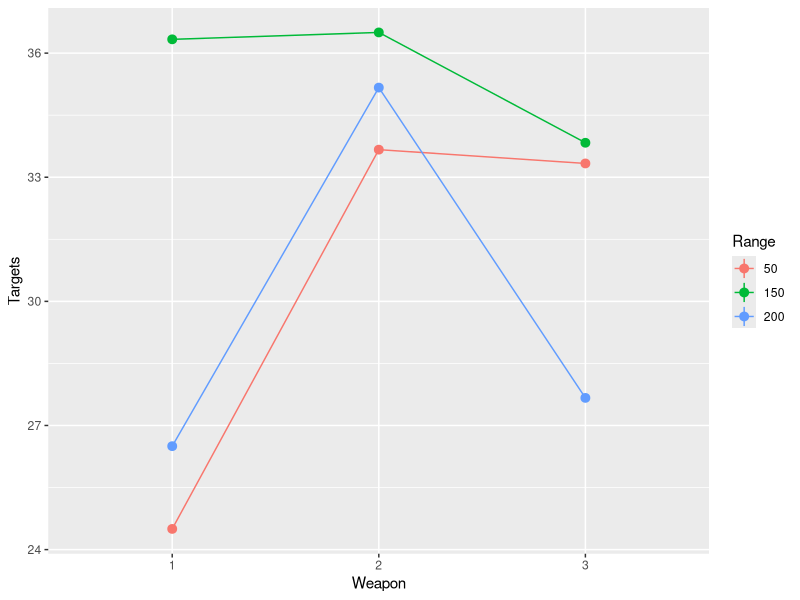
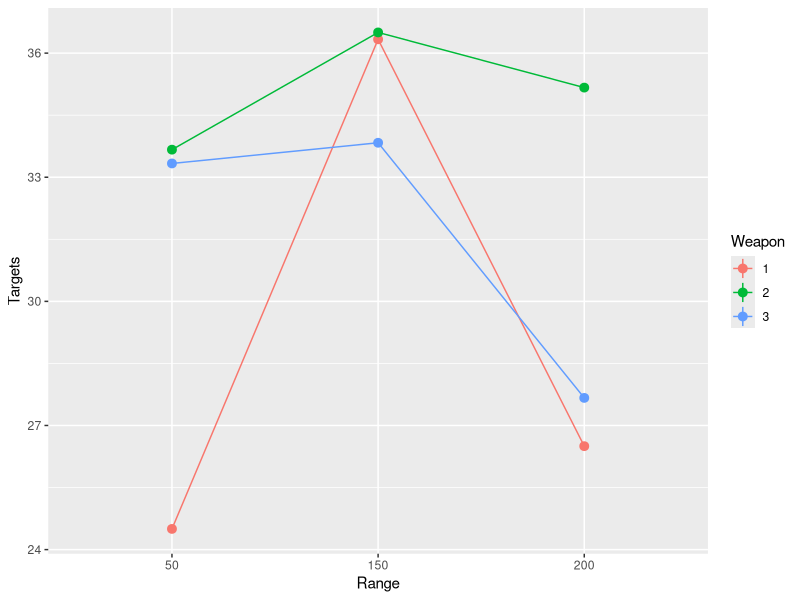
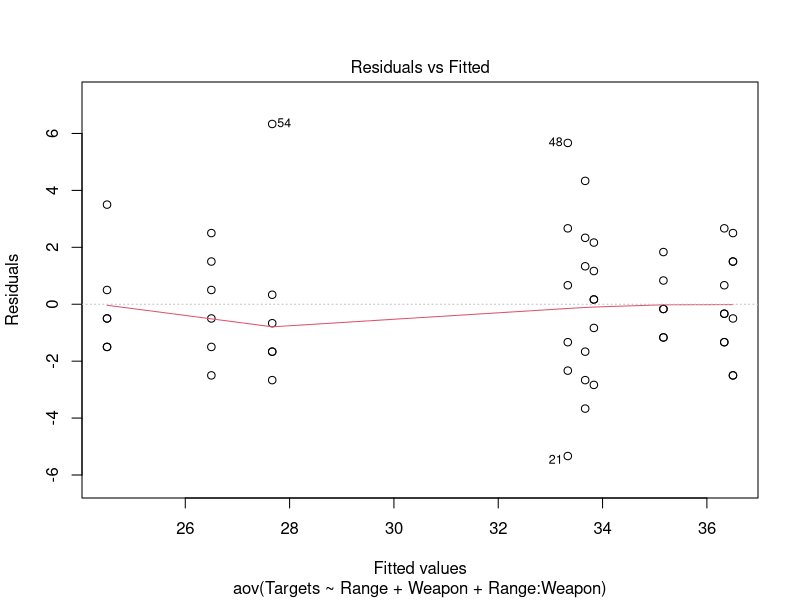
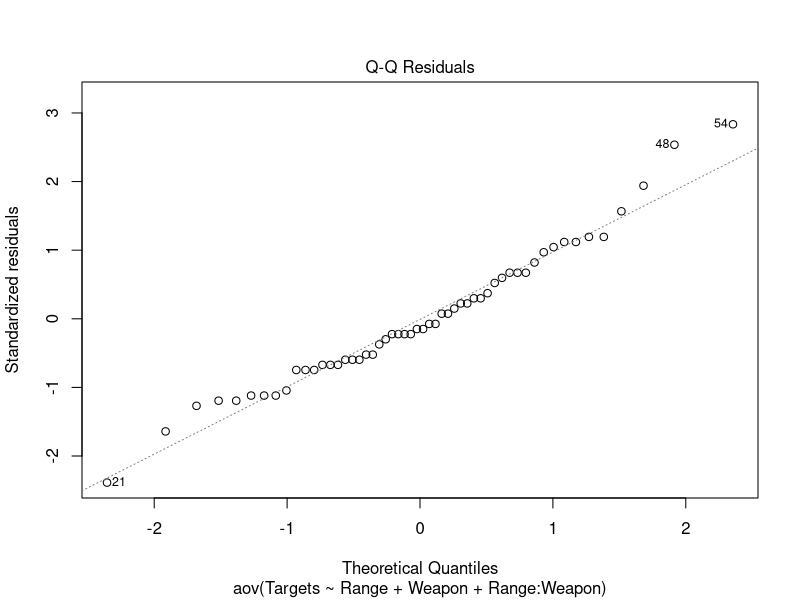
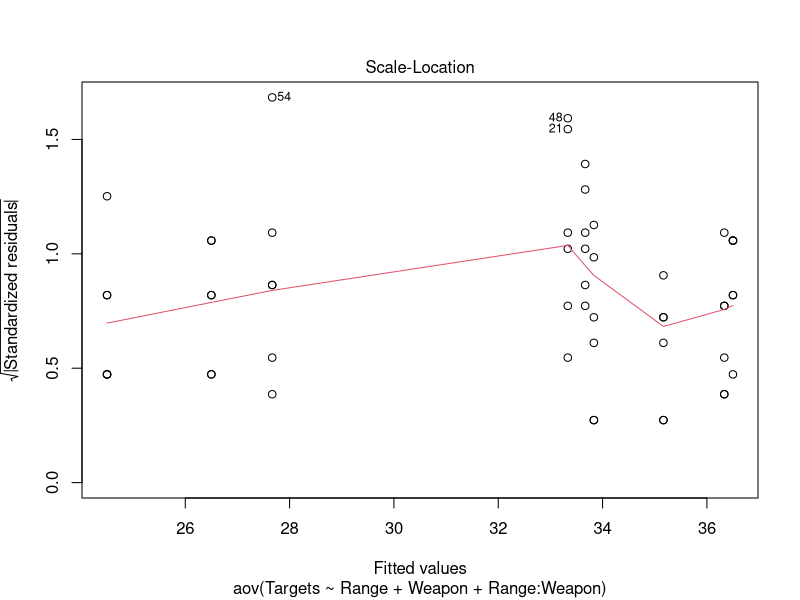
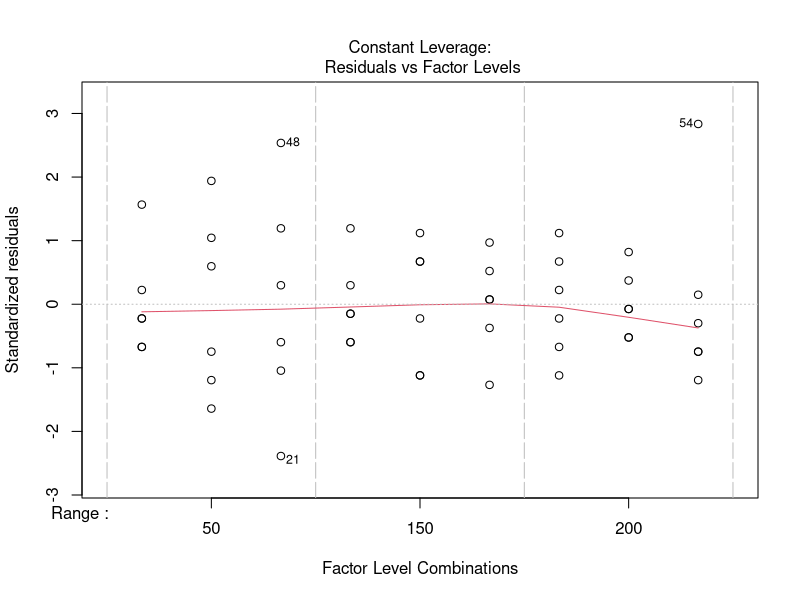
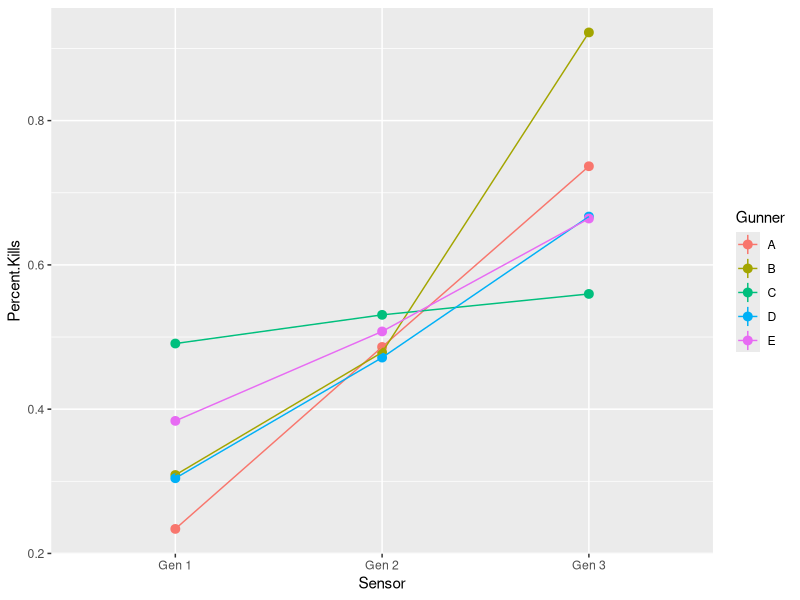
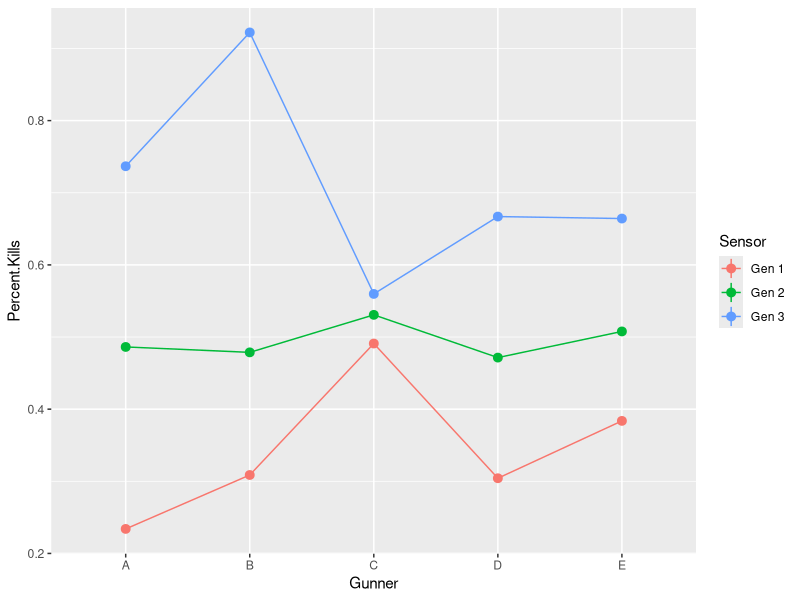

The R script that drew these images, in order:
## ---- chunk 1
knitr::opts_chunk$set(echo = TRUE)
## ---- chunk 2
library(tidyverse)
## ---- chunk 3
# Read the data
wr <- read.csv('./weapon_range.csv')
# Ensuring you keep the range and weapon system as a factor vs. a number 
# Enables more appropriate visualization
wr$Range <- as.factor(wr$Range)
wr$Weapon <- as.factor(wr$Weapon)

summary(wr)
# Factor A: Range with 3 levels
# Factor B: Weapon with 3 levels
# There are 6 replicates per treatment combination
## ---- chunk 4
# Produce a trace plot.  You can do this in a number of ways, on the example I
# powered through with formatting the data to get the means and then using geom_point and geom_segement
# but these stat summary functions are super useful

# This provides you with the x and y axis; you need the group aesthetic to appropriately 
# do the grouping for the summary statistics
ggplot(data = wr, aes(x = Weapon, y = Targets, color = Range, group = Range)) + 
  # Plot the means as points
  stat_summary(fun = 'mean') +
  # "Connect the dots
  stat_summary(fun = 'mean', geom = 'line')

# This is the same plot, but with 
ggplot(data = wr, aes(x = Range, y = Targets, color = Weapon, group = Weapon)) + 
  stat_summary(fun = 'mean') + 
  stat_summary(fun = 'mean', geom = 'line')

# We see rather clearly that there is an interaction effect between range and weapon system

## ---- chunk 5
wr.aov <- aov(Targets ~ Range + Weapon + Range:Weapon, data = wr)
summary(wr.aov)

# Clearly both factors and their interaction have an impact on the 
# number of targets engaged.

plot(wr.aov)

# It appears that we meet the assumptions of independent, normally distributed, and homoskedatic errors
# Let's check numerically:

# Normality
shapiro.test(wr.aov$residuals)
# We fail to reject the null that the residuals are normally distributed

# Homoskedasticity
bartlett.test(wr.aov$residuals, wr$Range)
bartlett.test(wr.aov$residuals, wr$Weapon)
# These both pass the test at an alpha of .05.  Given the relatively small number of replicates, 
# it's probably safe to assume constant variance



## ---- chunk 6
# Included for future reference
# 
# gunnery <- data.frame(Sensor = rep(rep(c('Gen 1', 'Gen 2', 'Gen 3'), 5), 4),
#                       Gunner = rep(c(rep('A', 3), rep('B', 3), rep('C', 3), rep('D', 3), rep('E', 3)), 4)
#                       )
# 
# set.seed(3)
# gunnery$Error <- rnorm(nrow(gunnery), 0, .1)
# 
# gunnery <- gunnery %>%
#   mutate(Sensor.Effect = case_when(Sensor == 'Gen 1' ~ -.2, Sensor == 'Gen 2' ~ 0, Sensor == 'Gen 3' ~ .2)) %>%
#   mutate(Gunner.Sensor.Effect = ifelse(Gunner == 'B' & Sensor == 'Gen 3', .2, 0)) %>%
#   mutate(Gunner.Sensor.Effect = ifelse(Gunner == 'C' & Sensor == 'Gen 1', .2, Gunner.Sensor.Effect)) %>% 
#   mutate(Percent.Kills = round(.5 + Sensor.Effect + Gunner.Sensor.Effect + Error, 3)) %>% 
#   mutate(Percent.Kills = ifelse(Percent.Kills > 1, 1, Percent.Kills))
# 
# write.csv(select(gunnery, Sensor, Gunner, Percent.Kills), './gunnery.csv', row.names = F)
## ---- chunk 7
# Read the csv and format as factors
gunnery <- read.csv('./gunnery.csv')
gunnery$Sensor <- as.factor(gunnery$Sensor)
gunnery$Gunner <- as.factor(gunnery$Gunner)
head(gunnery)
## ---- chunk 8
ggplot(data = gunnery, aes(x = Sensor, y = Percent.Kills, color = Gunner, group = Gunner)) + 
  stat_summary(fun = 'mean') + 
  stat_summary(fun = 'mean', geom = 'line')

# Based on this it looks as though the choice of sensor has a clear effect.  
# It's hard to say if the actual gunner matters that much, except perhaps 
# there is a significant interaction between gunner B and sensor 3 and 
# between gunner C and sensor 1

ggplot(data = gunnery, aes(x = Gunner, y = Percent.Kills, color = Sensor, group = Sensor)) + 
  stat_summary(fun = 'mean') + 
  stat_summary(fun = 'mean', geom = 'line')

# This plot mirrors the analysis seen in the other plots
## ---- chunk 9
gunnery.aov <- aov(Percent.Kills ~ . + .:., data = gunnery)
summary(gunnery.aov)
# We see that both the sensor and interaction are signifcant at alpha = .05

plot(gunnery.aov)
# The plots do not give us any indication that our data 
# is not normally distributed, heteroskedatic, or dependent

# Normality
shapiro.test(gunnery.aov$residuals)
# Our residuals are normally distributed by a shaprio wilk test

# Homoskedasticity
bartlett.test(gunnery.aov$residuals, gunnery$Sensor)
bartlett.test(gunnery.aov$residuals, gunnery$Gunner)
# We may have some deaprtures from heoskedasticity, but its not clear...
